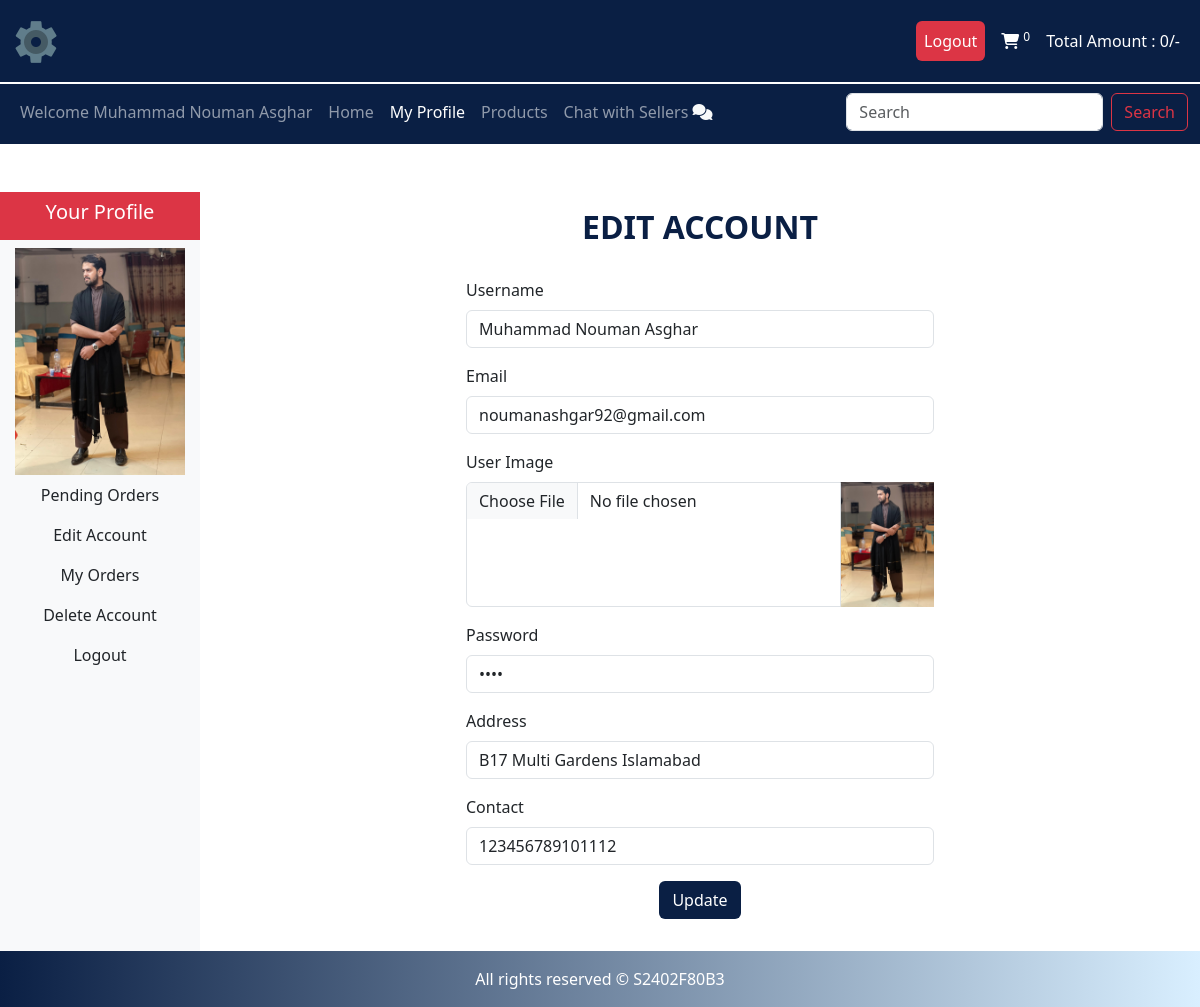
Screenshot of /users/profile.php?edit_account (signed in) with the database file from the repository.
### tables this page shows
CREATE TABLE `users` (
  `user_id` int(11) NOT NULL,
  `username` varchar(100) NOT NULL,
  `user_email` varchar(100) NOT NULL,
  `user_password` varchar(255) NOT NULL,
  `user_image` varchar(255) NOT NULL,
  `user_ip` varchar(100) NOT NULL,
  `user_address` varchar(255) NOT NULL,
  `user_mobile` varchar(20) NOT NULL,
  `status` enum('pending','approved','rejected','') NOT NULL
);

### users/edit_account.php (the view, shortened to what this page needs)
<div class="container-fluid main-body">
<h2 style="color: #0A1F44; font-weight: 800" class="text-center my-3">EDIT ACCOUNT</h2>
<div class="row d-flex justify-content-center">
<form class="row g-3 needs-validation mb-3 col-lg-6" method="post" enctype="multipart/form-data" novalidate>
  <div class="form-group">
    <label for="username" class="form-label">Username</label>
    <input type="text" class="form-control" id="username" name="username" placeholder="Enter your username" value = "<?php echo $username; ?>" required>
  </div>
  <div class="form-group">
    <label for="user_email" class="form-label">Email</label>
    <input type="text" class="form-control" id="user_email" name="user_email" placeholder="Enter your email" value = "<?php echo $user_email; ?>" required readonly>
  </div>
  <div class="form-group">
    <label for="user_image" class="form-label">User Image</label>
    <div class="input-group">
      <input type="file" class="form-control" name="user_image" id="user_image">
      <img class="edit-img" src="user_images/<?php echo $user_image ?>" alt="">
    </div>
  </div>
  <div class="form-group">
    <label for="user_password" class="form-label">Password</label>
    <input type="password" class="form-control" id="user_password" name="user_password" placeholder="Enter your password" value = "<?php echo $user_password; ?>" required>
  </div>
  <div class="form-group">
    <label for="user_address" class="form-label">Address</label>
    <input type="text" class="form-control" id="user_address" name="user_address" placeholder="Enter your address" value = "<?php echo $user_address; ?>" required>
  </div>
  <div class="form-group">
    <label for="user_mobile" class="form-label">Contact</label>
    <div class="input-group has-validation">
      <input type="text" class="form-control" name="user_mobile" id="user_mobile" placeholder="Enter your contact" value = "<?php echo $user_mobile; ?>" required>
    </div>
  </div>
  <div class="text-center mb-3">
    <input class="btn btn-panel text-white" name="user_update" type="submit"  value="Update"/>
  </div>
</form>
</div>
</div>

### users/profile.php (shortened to what this page needs)
<?php
include("../functions/common_functions.php");
?>
<!DOCTYPE html>
<html lang="en">
<head>
    <link href="https://cdn.jsdelivr.net/npm/bootstrap@5.3.3/dist/css/bootstrap.min.css" rel="stylesheet">
    <link rel="stylesheet" href="../assets/style.css">
    <link rel="stylesheet" href="https://cdnjs.cloudflare.com/ajax/libs/font-awesome/6.6.0/css/all.min.css"
 />
</head>
<body>
<nav class="navbar navbar-expand navbar-dark bg-dark upper-nav fixed-top">
  <div class="container-fluid pt-1 pb-1">
    <a class="navbar-brand" href="index.php"><img src="../assets/favicon.png" alt=""></a>
    <ul class="navbar-nav mb-2 mb-lg-0 ms-auto">
    <?php
      if (!isset($_SESSION['username'])){
      ?>
        <li class="nav-item"><a class="nav-link active btn btn-outline-success" href="../login.php">Login</a></li>
        <li class="nav-item"><a class="nav-link active btn btn-outline-danger mx-2" href="../registration.php">Register</a></li>
        <?php
          }
          else{
        ?>
          <li class="nav-item"><a class="nav-link active btn btn-outline-danger mx-2" href="../logout.php">Logout</a></li>
        <?php }  ?>
        <li class="nav-item">
          <a class="nav-link active w-5" aria-current="page" href="../cart.php"><i class="fa-solid fa-cart-shopping me-1"></i><sup><?php cartItems() ?></sup></a>
        </li>
        <li class="nav-item">
          <a class="nav-link active w-5" aria-current="page" href="#">Total Amount : <?php totalCartPrice(); ?>/-</a>
        </li>
      </ul>
  </div>
</nav>
    <nav class="navbar navbar-expand-lg navbar-dark bg-dark">
  <div class="container-fluid pt-1 pb-1">
    <div class="collapse navbar-collapse" id="navbarSupportedContent">
      <ul class="navbar-nav me-auto mb-2 mb-lg-0">
      <li class="nav-item disabled"><a class="nav-link" href="">Welcome
          <?php
          if(isset($_SESSION['username'])){
             echo $_SESSION['username'];
            }
            else{
              echo "Guest";
            }
          ?></a></li>
        <li class="nav-item">
          <a class="nav-link" aria-current="page" href="../index.php">Home</a>
        </li>
        <?php
      if (isset($_SESSION['username'])){
      ?>
        <li class="nav-item">
          <a class="nav-link active" aria-current="page" href="profile.php">My Profile</a>
        </li>
        <?php
          }
        ?>
        <li class="nav-item">
          <a class="nav-link" href="../display_all.php">Products</a>
        </li>
        <li class="nav-item">
          <a class="nav-link" href="chat.php">Chat with Sellers <i class="fa-solid fa-comments text-light"></i></a>
        </li>
      </ul>
      <form class="d-flex" role="search" method="get" action="search_product.php">
        <input class="form-control me-2" type="search" placeholder="Search" aria-label="Search" name="search_data">
        <input class="btn btn-outline-danger" type="submit" value="Search" name="search_data_product">
      </form>
    </div>
  </div>
</nav>
<div class="container-fluid main-body mt-5">
<div class="row">
    <div class="col-lg-2 bg-light p-0">
        <ul class="navbar-nav me-auto">
            <li class="nav-item bg-danger text-white text-center">
                <a class="nav-link active" href="#"><h5>Your Profile</h5></a>
            </li>
            <?php
                $user_email = $_SESSION['email'];
                $select_user = "SELECT * FROM `users` where user_email = '$user_email'";
                $result_select = mysqli_query($conn, $select_user);
                $row = mysqli_fetch_assoc($result_select);
                $username = $row['username'];
                $user_email = $row['user_email'];
                $user_password = $row['user_password'];
                $user_image = $row['user_image'];
                $user_address = $row['user_address'];
                $user_mobile = $row['user_mobile'];
            ?>
            <li class="nav-item text-center mt-2">
                <a href="profile.php">
                  <img src="user_images/<?php echo $user_image; ?>" class="profile-img" alt="User">
                </a>
            </li>
            <li class="nav-item text-center">
                <a class="nav-link active" href="profile.php?pending_orders">Pending Orders</a>
            </li>
            <li class="nav-item text-center">
                <a class="nav-link active" href="profile.php?edit_account">Edit Account</a>
            </li>
            <li class="nav-item text-center">
                <a class="nav-link active" href="profile.php?my_orders">My Orders</a>
            </li>
            <li class="nav-item text-center">
                <a class="nav-link active" href="profile.php?delete_account">Delete Account</a>
            </li>
            <li class="nav-item text-center">
                <a class="nav-link active" href="../logout.php">Logout</a>
            </li>
        </ul>
    </div>
    <div class="col-lg-10">
  <?php
if(isset($_GET['edit_account'])){
  include("edit_account.php");
}
  ?>
    </div>
</div>
</div>
<?php
include("../includes/footer.php");
?>

### assets/style.css (style rules this page uses)
body { padding-top: 80px; padding-left: 0; padding-right: 0; padding-bottom: 0; }
.bg-dark { --bs-bg-opacity: 1; background-color: #0A1F44 !important; }
.navbar-brand { width: 4%;; height: 7%; }
.row { margin: 0; }
.col-lg-2, .col-lg-10, .col-lg-9 { padding: 0; }
.main-body { min-height: 87vh; padding: 0; }
.upper-nav { border-bottom: 2px solid white; }
.btn-panel { background-color: #0A1F44; }
.profile-img { width: 85%; height: 40%; object-fit: cover; }
.edit-img { width: 20%; height: 20%; object-fit: contain; }

### rows the page displays
users: user_image (picture), username "Muhammad Nouman Asghar", user_email "noumanashgar92@gmail.com", user_address "B17 Multi Gardens Islamabad", user_mobile "123456789101112"

### other values shown
$count_cart_items "0"
$total_price "0"
$_SESSION['username'] "Muhammad Nouman Asghar"
